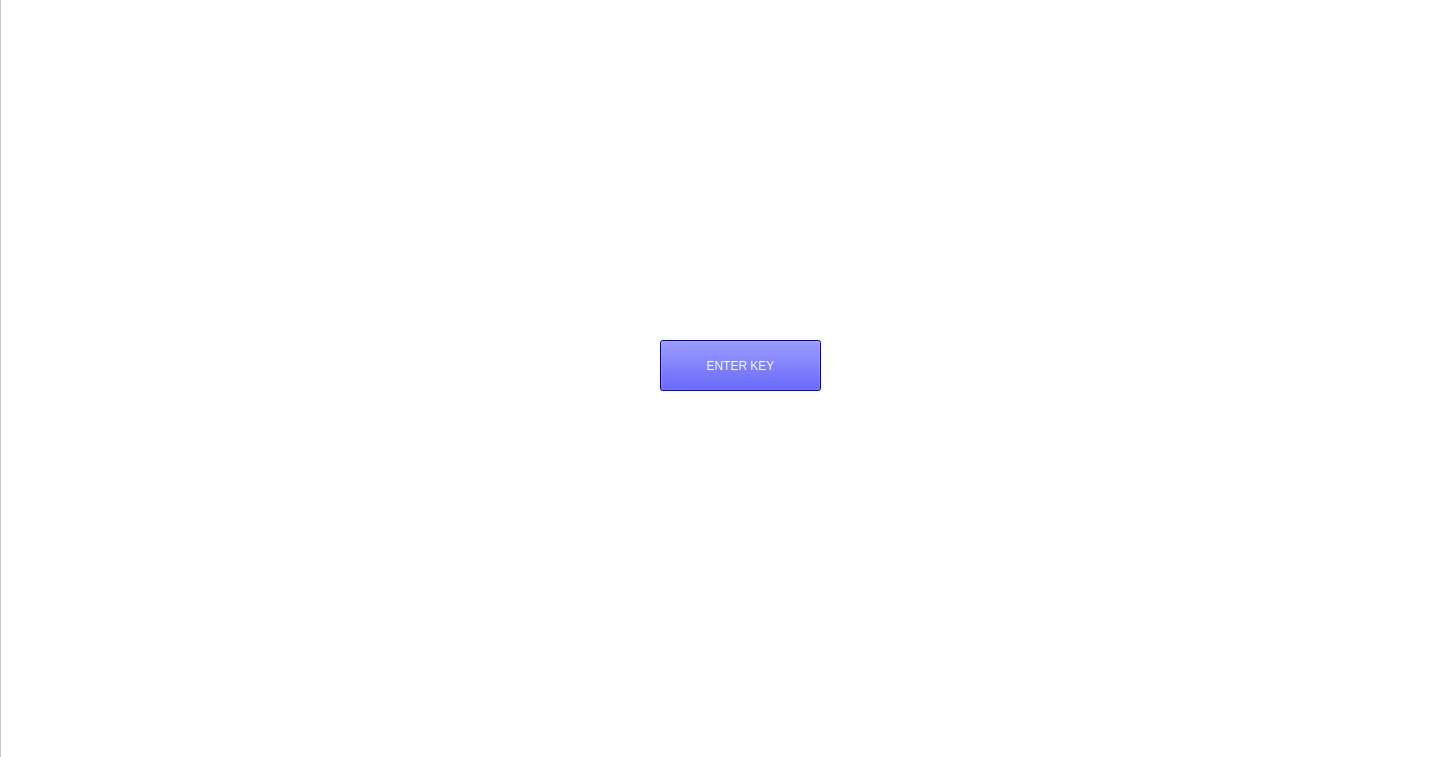
<?xml version="1.0" encoding="UTF-8"?>
<ui version="4.0">
 <class>Form</class>
 <widget class="QWidget" name="Form">
  <property name="geometry">
   <rect>
    <x>0</x>
    <y>0</y>
    <width>1440</width>
    <height>757</height>
   </rect>
  </property>
  <property name="windowTitle">
   <string>Form</string>
  </property>
  <widget class="QFrame" name="frame">
   <property name="geometry">
    <rect>
     <x>0</x>
     <y>-30</y>
     <width>1511</width>
     <height>1041</height>
    </rect>
   </property>
   <property name="styleSheet">
    <string notr="true">background-color: white;</string>
   </property>
   <property name="frameShape">
    <enum>QFrame::StyledPanel</enum>
   </property>
   <property name="frameShadow">
    <enum>QFrame::Raised</enum>
   </property>
   <widget class="QPushButton" name="pushButton_2">
    <property name="geometry">
     <rect>
      <x>660</x>
      <y>370</y>
      <width>161</width>
      <height>51</height>
     </rect>
    </property>
    <property name="styleSheet">
     <string notr="true">background-color: blue; color: white
</string>
    </property>
    <property name="text">
     <string>ENTER KEY</string>
    </property>
   </widget>
  </widget>
 </widget>
 <resources/>
 <connections/>
</ui>
